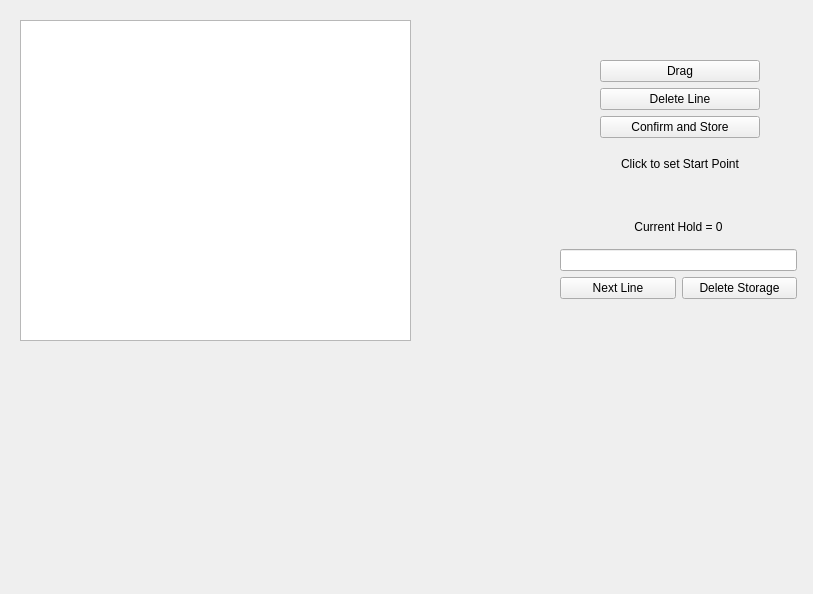
<?xml version="1.0" encoding="UTF-8"?>
<ui version="4.0">
 <class>efficiency_lines</class>
 <widget class="QWidget" name="efficiency_lines">
  <property name="geometry">
   <rect>
    <x>0</x>
    <y>0</y>
    <width>813</width>
    <height>594</height>
   </rect>
  </property>
  <property name="windowTitle">
   <string>Form</string>
  </property>
  <widget class="custom_graphics" name="curve_approx">
   <property name="geometry">
    <rect>
     <x>20</x>
     <y>20</y>
     <width>391</width>
     <height>321</height>
    </rect>
   </property>
  </widget>
  <widget class="QWidget" name="verticalLayoutWidget">
   <property name="geometry">
    <rect>
     <x>600</x>
     <y>60</y>
     <width>160</width>
     <height>123</height>
    </rect>
   </property>
   <layout class="QVBoxLayout" name="verticalLayout">
    <item>
     <widget class="QPushButton" name="start_drag">
      <property name="text">
       <string>Drag</string>
      </property>
     </widget>
    </item>
    <item>
     <widget class="QPushButton" name="delete_button">
      <property name="text">
       <string>Delete Line</string>
      </property>
     </widget>
    </item>
    <item>
     <widget class="QPushButton" name="confirm_button">
      <property name="text">
       <string>Confirm and Store</string>
      </property>
     </widget>
    </item>
    <item>
     <widget class="QLabel" name="text_instructions">
      <property name="text">
       <string>Click to set Start Point</string>
      </property>
      <property name="alignment">
       <set>Qt::AlignCenter</set>
      </property>
     </widget>
    </item>
   </layout>
  </widget>
  <widget class="QWidget" name="verticalLayoutWidget_2">
   <property name="geometry">
    <rect>
     <x>560</x>
     <y>210</y>
     <width>237</width>
     <height>89</height>
    </rect>
   </property>
   <layout class="QVBoxLayout" name="verticalLayout_2">
    <item>
     <widget class="QLabel" name="info_text">
      <property name="text">
       <string>Current Hold = 0</string>
      </property>
      <property name="alignment">
       <set>Qt::AlignCenter</set>
      </property>
     </widget>
    </item>
    <item>
     <widget class="QLineEdit" name="line_info"/>
    </item>
    <item>
     <layout class="QHBoxLayout" name="horizontalLayout">
      <item>
       <widget class="QPushButton" name="next_line_button">
        <property name="text">
         <string>Next Line</string>
        </property>
       </widget>
      </item>
      <item>
       <widget class="QPushButton" name="clear_store">
        <property name="text">
         <string>Delete Storage</string>
        </property>
       </widget>
      </item>
     </layout>
    </item>
   </layout>
  </widget>
 </widget>
 <customwidgets>
  <customwidget>
   <class>custom_graphics</class>
   <extends>QGraphicsView</extends>
   <header>custom_graphics.h</header>
  </customwidget>
 </customwidgets>
 <resources/>
 <connections/>
</ui>
